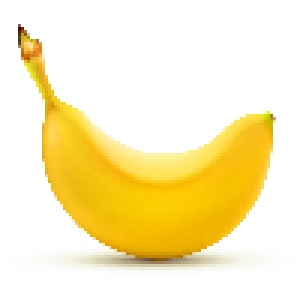
#> input picture pycharm_work/mldl/chap6/a.jpg, 100 x 100 px (shown 3 times larger)
$ python ex06.py
#> lines starting #> are read from the running program, lines starting #| are printed output that depends on the picture
### pycharm_work/mldl/chap6/fruitslog.py
import numpy as np
from sklearn.cluster import KMeans
from sklearn.linear_model import LogisticRegression

def getlog():
    target = np.array(['사과'] * 100 + ['파인애플'] * 100 + ['바나나'] * 100)
    fruits = np.load('fruits_300.npy')
    fruits2d = fruits.reshape(-1, 10000) # 2차원 데이터로 변경
    lr = LogisticRegression()
    lr.fit(fruits2d, target)
    return lr

### pycharm_work/mldl/chap6/ex06.py
import cv2
import numpy as np
import matplotlib.pyplot as plt
from fruitslog import getlog

a = cv2.imread('a.jpg', cv2.IMREAD_GRAYSCALE)
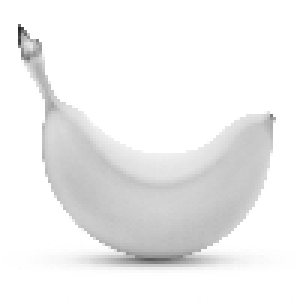
#> a: shape (100, 100) (shown 3 times larger); min 34, max 255, mean 239.3
print(a.shape)
#| (100, 100)

b = cv2.imread('a.jpg', cv2.IMREAD_GRAYSCALE)
print(b.shape)
#| (100, 100)
plt.imshow(a, cmap='gray_r')
plt.show()

#> (the run stopped early here; a loop or call above may not have finished)

$ run again, with pycharm_work/mldl/chap6/b.jpg copied over pycharm_work/mldl/chap6/a.jpg
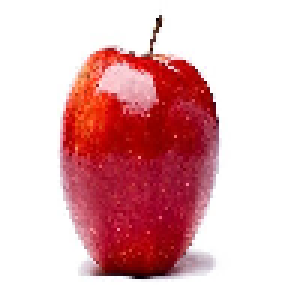
#> input picture pycharm_work/mldl/chap6/b.jpg, 100 x 100 px (shown 3 times larger)
#> `a = cv2.imread('a.jpg', cv2.IMREAD_GRAYSCALE)`:
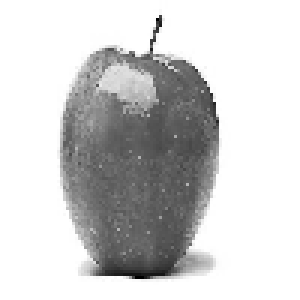
#> a: shape (100, 100) (shown 3 times larger); min 0, max 255, mean 206.7
#| (100, 100)
#| (100, 100)
